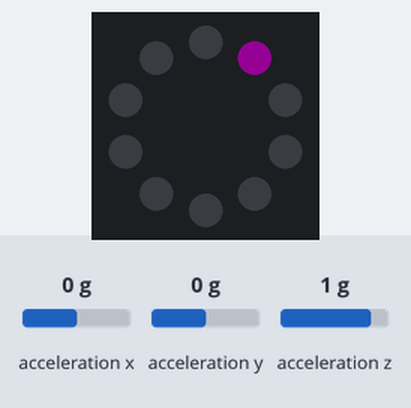
Bench run of a program on a simulated Circuit Playground running CircuitPython. Parts: the board's ring of 10 RGB LEDs (number 0 left of the top, counting anticlockwise). Inputs (shaded band) come from the test bench; at power-on: acceleration z 1 g, acceleration x 0 g, acceleration y 0 g. Dim RGB values are drawn brighter than linear.

Above: at 1.25 s.
1.3 s: acceleration z set to -1.4 g
At 1.8 s:
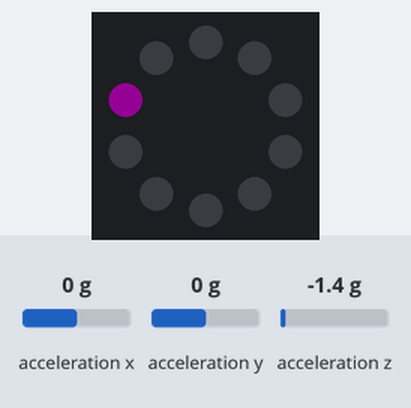
At 2.5 s:
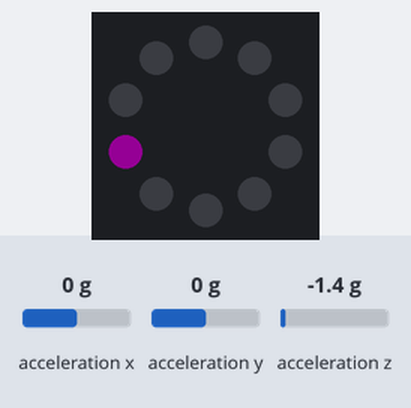
2.8 s: acceleration z set to 0 g
Timing chart, 0 to 5.8 s (numbered marks = the images above; inputs shaded):
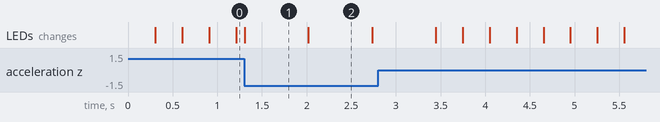

The program:

adc-accelerometer.py
```python
from adafruit_circuitplayground import cp
import time

pink = (200, 0, 200)
clear = (0, 0, 0)
cp.pixels.brightness = 0.1
delay_time = 0.05

while True:
    for pixel in range(10):
        cp.pixels[pixel] = pink
        time.sleep(delay_time)

        cp.pixels[pixel] = clear
        delay_time = abs(cp.acceleration.z - 10)* 0.03
```

Measured:
- what the display in image 1 shows lasts 0.7 s, from 1.3 s to 2.0 s
